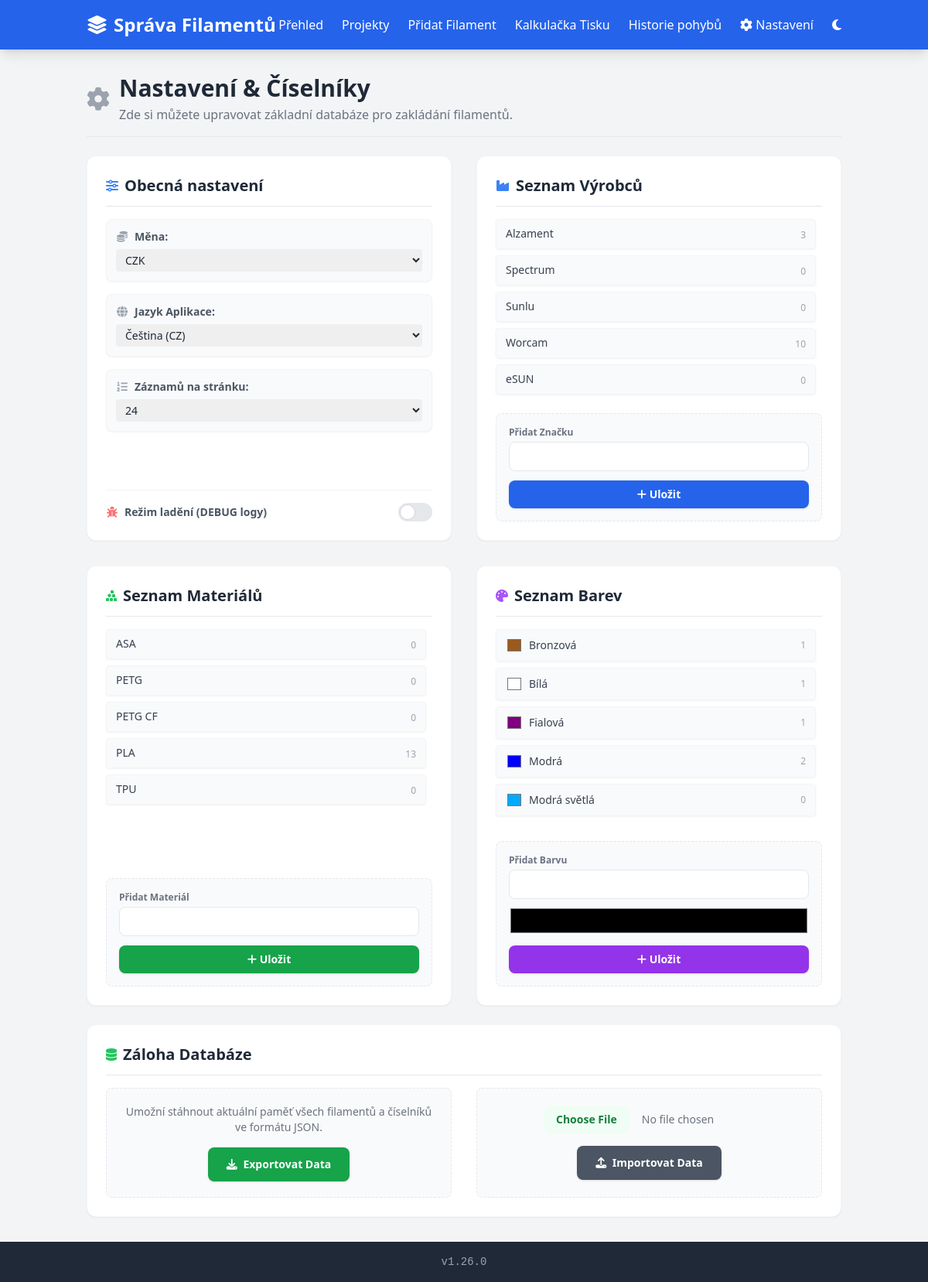
The page /settings on the database its author committed.
### models.py (models this page shows)
class AppSetting(db.Model):
    id = db.Column(db.Integer, primary_key=True)
    lang = db.Column(db.String(10), default='cs')
    kwh_price = db.Column(db.Float, default=5.0)
    printer_power = db.Column(db.Integer, default=150)
    currency = db.Column(db.String(10), default='CZK')
    debug_logging = db.Column(db.Boolean, default=False)
    theme = db.Column(db.String(10), default='light')
    view_mode = db.Column(db.String(10), default='card')
    items_per_page = db.Column(db.Integer, default=12)

class Brand(db.Model):
    id = db.Column(db.Integer, primary_key=True)
    name = db.Column(db.String(100), unique=True, nullable=False)

class Material(db.Model):
    id = db.Column(db.Integer, primary_key=True)
    name = db.Column(db.String(50), unique=True, nullable=False)

class Color(db.Model):
    id = db.Column(db.Integer, primary_key=True)
    name = db.Column(db.String(100), unique=True, nullable=False)
    hex_value = db.Column(db.String(20), nullable=True)

### routes/settings.py (the view, shortened to what this page needs)
    @app.route('/settings', methods=['GET', 'POST'])
    def settings():
        brands = Brand.query.order_by(Brand.name).all()
        colors = Color.query.order_by(Color.name).all()
        materials = Material.query.order_by(Material.name).all()
        app_settings = AppSetting.query.first()
        return render_template(
            'settings.html',
            brands=brands, colors=colors, materials=materials, app_settings=app_settings,
        )

### utils.py (called while the page is built)
def get_settings():
    return AppSetting.query.first()

### templates/settings.html (shortened to what this page needs)
{% extends "base.html" %}
{% block content %}
<div class="max-w-7xl mx-auto space-y-6">
    <div class="flex items-center gap-3 mb-6 pb-4 border-b border-gray-200">
        <i class="fa-solid fa-cog text-3xl text-gray-400"></i>
        <div>
            <h1 class="text-3xl font-bold text-gray-800">{{ t('settings_title') }}</h1>
            <p class="text-gray-500 mt-1">{{ t('settings_desc') }}</p>
        </div>
    </div>
    <div class="grid grid-cols-1 md:grid-cols-2 xl:grid-cols-4 gap-8">
        <div class="bg-white rounded-xl shadow-sm border border-gray-100 p-6 flex flex-col xl:col-span-1">
            <div class="flex items-center gap-2 mb-4 border-b pb-3">
                <i class="fa-solid fa-sliders text-blue-500"></i>
                <h2 class="text-xl font-bold text-gray-800">{{ t('general_settings') }}</h2>
            </div>
            <div class="flex flex-col gap-5 justify-between h-full">
                <div class="flex flex-col gap-4">
                    <form method="POST" class="flex flex-col gap-1.5 border border-gray-100 bg-gray-50 p-3 rounded-lg shadow-sm">
                        <label class="font-semibold text-gray-600 text-sm flex items-center gap-2"><i class="fa-solid fa-coins text-gray-400 w-4 text-center"></i> {{ t('currency') }}:</label>
                        <select name="currency" onchange="this.form.submit()" class="border-gray-300 rounded px-2 py-1 text-sm focus:ring-blue-500 w-full outline-none">
                            <option value="CZK" {% if current_currency == 'CZK' %}selected{% endif %}>CZK</option>
                        </select>
                    </form>
                    <form method="POST" class="flex flex-col gap-1.5 border border-gray-100 bg-gray-50 p-3 rounded-lg shadow-sm">
                        <label class="font-semibold text-gray-600 text-sm flex items-center gap-2"><i class="fa-solid fa-globe text-gray-400 w-4 text-center"></i> {{ t('language') }}:</label>
                        <select name="lang" onchange="this.form.submit()" class="border-gray-300 rounded px-2 py-1 text-sm focus:ring-blue-500 w-full outline-none">
                            <option value="cs" {% if current_lang == 'cs' %}selected{% endif %}>Čeština (CZ)</option>
                        </select>
                    </form>
                    <form method="POST" class="flex flex-col gap-1.5 border border-gray-100 bg-gray-50 p-3 rounded-lg shadow-sm">
                        <label class="font-semibold text-gray-600 text-sm flex items-center gap-2"><i class="fa-solid fa-list-ol text-gray-400 w-4 text-center"></i> {{ t('items_per_page') }}:</label>
                        <select name="items_per_page" onchange="this.form.submit()" class="border-gray-300 rounded px-2 py-1 text-sm focus:ring-blue-500 w-full outline-none">
                            <option value="24" {% if app_settings.items_per_page == 24 %}selected{% endif %}>24</option>
                        </select>
                    </form>
                </div>
                <div class="mt-4 pt-4 border-t border-gray-100">
                    <form method="POST" class="flex items-center justify-between">
                        <label class="font-semibold text-gray-600 text-sm flex items-center gap-2"><i class="fa-solid fa-bug text-red-400 w-4 text-center"></i> {{ t('debug_logging') }}</label>
                        <label class="relative inline-flex items-center cursor-pointer">
                            <div class="w-11 h-6 bg-gray-200 peer-focus:outline-none rounded-full peer peer-checked:after:translate-x-full peer-checked:after:border-white after:content-[''] after:absolute after:top-[2px] after:left-[2px] after:bg-white after:border-gray-300 after:border after:rounded-full after:h-5 after:w-5 after:transition-all peer-checked:bg-red-500"></div>
                        </label>
                    </form>
                </div>
            </div>
        </div>
        <div class="bg-white rounded-xl shadow-sm border border-gray-100 p-6 flex flex-col">
            <div class="flex items-center gap-2 mb-4 border-b pb-3">
                <i class="fa-solid fa-industry text-blue-500"></i>
                <h2 class="text-xl font-bold text-gray-800">{{ t('brands_list') }}</h2>
            </div>
            <ul class="mb-6 text-sm flex-grow overflow-y-auto filter drop-shadow-sm space-y-2 pr-2" style="max-height: 250px;">
                {% for b in brands %}
                <li class="py-2 px-3 bg-gray-50 border border-gray-100 rounded flex justify-between group relative">
                    <form method="POST" class="flex items-center gap-2 w-full pr-6">
                        <input type="text" name="name" value="{{ b.name }}" class="bg-transparent border-b border-transparent focus:border-blue-300 outline-none font-medium text-gray-700 w-full text-sm">
                    </form>
                    <span class="text-gray-400 text-xs whitespace-nowrap pt-1 ml-1 {% if b.filaments|length == 0 %}group-hover:hidden{% endif %}">{{ b.filaments|length }}</span>
                </li>
                {% endfor %}
            </ul>
            <form method="POST" class="mt-auto bg-gray-50 p-4 rounded-lg border border-dashed border-gray-200">
                <label class="text-xs font-bold text-gray-500 mb-1 block">{{ t('add_brand') }}</label>
                <input type="text" name="name" class="w-full border rounded-lg px-3 py-2 text-sm mb-3 focus:ring-2 focus:ring-blue-500 outline-none" required>
                <button type="submit" class="w-full bg-blue-600 hover:bg-blue-700 transition-colors text-white font-semibold py-2 rounded-lg text-sm shadow">
                    <i class="fa-solid fa-plus"></i> {{ t('save') }}
                </button>
            </form>
        </div>
        <div class="bg-white rounded-xl shadow-sm border border-gray-100 p-6 flex flex-col">
            <div class="flex items-center gap-2 mb-4 border-b pb-3">
                <i class="fa-solid fa-cubes-stacked text-green-500"></i>
                <h2 class="text-xl font-bold text-gray-800">{{ t('materials_list') }}</h2>
            </div>
            <ul class="mb-6 text-sm flex-grow overflow-y-auto filter drop-shadow-sm space-y-2 pr-2" style="max-height: 250px;">
                {% for m in materials %}
                <li class="py-2 px-3 bg-gray-50 border border-gray-100 rounded flex justify-between group relative">
                    <form method="POST" class="flex items-center gap-2 w-full pr-6">
                        <input type="text" name="name" value="{{ m.name }}" class="bg-transparent border-b border-transparent focus:border-green-300 outline-none font-medium text-gray-700 w-full text-sm">
                    </form>
                    <span class="text-gray-400 text-xs whitespace-nowrap pt-1 ml-1 {% if m.filaments|length == 0 %}group-hover:hidden{% endif %}">{{ m.filaments|length }}</span>
                </li>
                {% endfor %}
            </ul>
            <form method="POST" class="mt-auto bg-gray-50 p-4 rounded-lg border border-dashed border-gray-200">
                <label class="text-xs font-bold text-gray-500 mb-1 block">{{ t('add_material') }}</label>
                <input type="text" name="name" class="w-full border rounded-lg px-3 py-2 text-sm mb-3 focus:ring-2 focus:ring-green-500 outline-none" required>
                <button type="submit" class="w-full bg-green-600 hover:bg-green-700 transition-colors text-white font-semibold py-2 rounded-lg text-sm shadow">
                    <i class="fa-solid fa-plus"></i> {{ t('save') }}
                </button>
            </form>
        </div>
        <div class="bg-white rounded-xl shadow-sm border border-gray-100 p-6 flex flex-col">
            <div class="flex items-center gap-2 mb-4 border-b pb-3">
                <i class="fa-solid fa-palette text-purple-500"></i>
                <h2 class="text-xl font-bold text-gray-800">{{ t('colors_list') }}</h2>
            </div>
            <ul class="mb-6 text-sm flex-grow overflow-y-auto filter drop-shadow-sm space-y-2 pr-2" style="max-height: 250px;">
                {% for c in colors %}
                <li class="py-2 px-3 bg-gray-50 border border-gray-100 rounded flex justify-between items-center group relative">
                    <form method="POST" class="flex items-center gap-2 w-full pr-6">
                        <input type="color" name="hex_value" value="{{ c.hex_value }}" class="w-6 h-6 rounded cursor-pointer border-0 p-0 block bg-transparent" title="{{ t('edit') }}">
                        <input type="text" name="name" value="{{ c.name }}" class="bg-transparent border-b border-transparent focus:border-purple-300 outline-none font-medium text-gray-700 w-full text-sm">
                    </form>
                    <span class="text-gray-400 text-xs whitespace-nowrap ml-1 {% if c.filaments|length == 0 %}group-hover:hidden{% endif %}">{{ c.filaments|length }}</span>
                </li>
                {% endfor %}
            </ul>
            <form method="POST" class="mt-auto bg-gray-50 p-4 rounded-lg border border-dashed border-gray-200">
                <label class="text-xs font-bold text-gray-500 mb-1 block">{{ t('add_color') }}</label>
                <input type="text" name="name" class="w-full border rounded-lg px-3 py-2 text-sm mb-2 focus:ring-2 focus:ring-purple-500 outline-none" required>
                <div class="flex items-center gap-2 mb-3">
                    <input type="color" name="hex_value" class="h-10 w-full border-0 rounded cursor-pointer bg-transparent" required>
                </div>
                <button type="submit" class="w-full bg-purple-600 hover:bg-purple-700 transition-colors text-white font-semibold py-2 rounded-lg text-sm shadow">
                    <i class="fa-solid fa-plus"></i> {{ t('save') }}
                </button>
            </form>
        </div>
    </div>
    <div class="mt-8 bg-white rounded-xl shadow-sm border border-gray-100 p-6">
        <div class="flex items-center gap-2 mb-4 border-b pb-3">
            <i class="fa-solid fa-database text-green-500"></i>
            <h2 class="text-xl font-bold text-gray-800">{{ t('database_backup') }}</h2>
        </div>
        <div class="grid grid-cols-1 md:grid-cols-2 gap-8">
            <div class="bg-gray-50 rounded-lg p-5 border border-dashed border-gray-200 text-center">
                <p class="text-gray-500 text-sm mb-4">{{ t('export_desc') }}</p>
                <a href="{{ url_for('export_data') }}" class="inline-block bg-green-600 hover:bg-green-700 transition-colors text-white font-bold py-3 px-6 rounded-lg text-sm shadow">
                    <i class="fa-solid fa-download mr-1"></i> {{ t('export_db') }}
                </a>
            </div>
            <form action="{{ url_for('import_data') }}" method="POST" enctype="multipart/form-data" class="bg-gray-50 rounded-lg p-5 border border-dashed border-gray-200 text-center flex flex-col justify-center items-center">
                <input type="file" name="file" accept=".json" class="mb-4 text-sm text-gray-500 file:mr-4 file:py-2 file:px-4 file:rounded-lg file:border-0 file:text-sm file:font-semibold file:bg-green-50 file:text-green-700 hover:file:bg-green-100 cursor-pointer" required title="{{ t('import_hint') }}">
                <button type="submit" class="w-full sm:w-auto bg-gray-600 hover:bg-gray-700 transition-colors text-white font-bold py-3 px-6 rounded-lg text-sm shadow" onclick="return confirm('{{ t('import_confirm') }}');">
                    <i class="fa-solid fa-upload mr-1"></i> {{ t('import_db') }}
                </button>
            </form>
        </div>
    </div>
</div>
{% endblock %}

### rows shown on the page
AppSetting: currency "CZK", lang "Čeština (CZ)", items_per_page "24"
Brand: name "Alzament", filaments|length "3"
Brand: name "Spectrum", filaments|length "0"
Brand: name "Sunlu", filaments|length "0"
Brand: name "Worcam", filaments|length "10"
Brand: name "eSUN", filaments|length "0"
Material: name "ASA", filaments|length "0"
Material: name "PETG", filaments|length "0"
Material: name "PETG CF", filaments|length "0"
Material: name "PLA", filaments|length "13"
Material: name "TPU", filaments|length "0"
Color: hex_value "#9a5a1d", name "Bronzová", filaments|length "1"
Color: hex_value "#ffffff", name "Bílá", filaments|length "1"
Color: hex_value "#800080", name "Fialová", filaments|length "1"
Color: hex_value "#0000ff", name "Modrá", filaments|length "2"
Color: hex_value "#00aaff", name "Modrá světlá", filaments|length "0"

### other values the page prints
{{ t('title') }} "Správa Filamentů"
{{ t('overview') }} "Přehled"
{{ t('projects') }} "Projekty"
{{ t('add_filament') }} "Přidat Filament"
{{ t('calculator') }} "Kalkulačka Tisku"
{{ t('movement_history') }} "Historie pohybů"
{{ t('settings') }} "Nastavení"
{{ t('settings_title') }} "Nastavení & Číselníky"
{{ t('settings_desc') }} "Zde si můžete upravovat základní databáze pro zakládání filamentů."
{{ t('general_settings') }} "Obecná nastavení"
{{ t('currency') }} "Měna"
{{ t('language') }} "Jazyk Aplikace"
{{ t('items_per_page') }} "Záznamů na stránku"
{{ t('debug_logging') }} "Režim ladění (DEBUG logy)"
{{ t('brands_list') }} "Seznam Výrobců"
